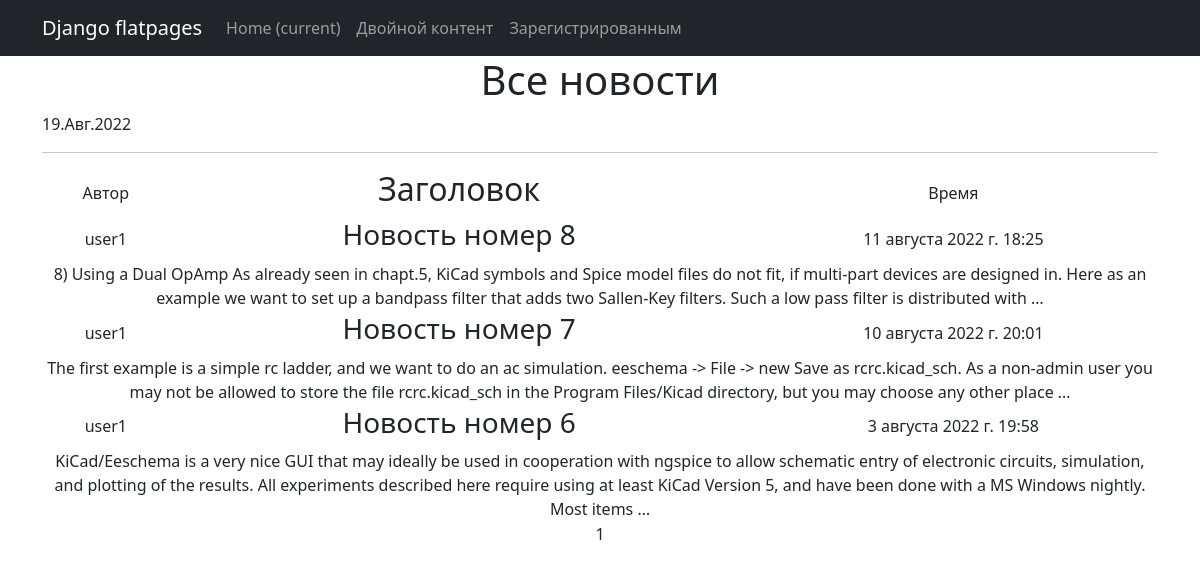
Before: /news/ with the older database file.
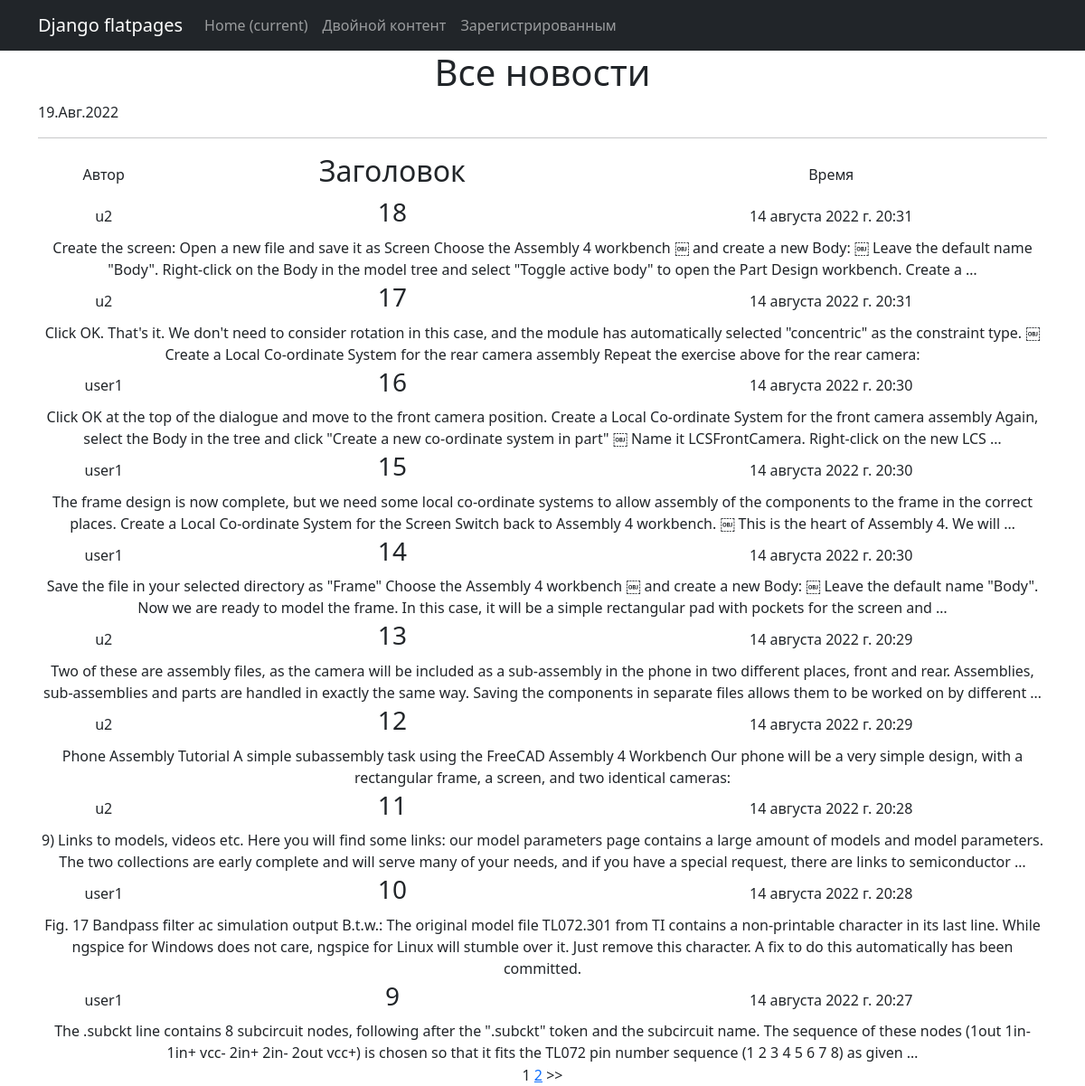
After: the same page with the newer database file.
### NewsPortal/models.py (models this page shows, shortened)
class Post(models.Model):
    article = "AR"
    news = "NS"
    POST_TYPE = [(article, 'Статья'), (news, 'Новость')]
    post_author = models.ForeignKey(Author, on_delete=models.PROTECT)
    type = models.CharField(max_length=2, choices=POST_TYPE, default=article)
    time_of_creation = models.DateTimeField(auto_now_add=True)
    category = models.ManyToManyField(Category, through="PostCategory")
    header = models.CharField(max_length=255)  # TODO
    text = models.TextField()  # TODO
    rating = models.IntegerField(default=0)

class Author(models.Model):
    author_user = models.OneToOneField(User, on_delete=models.CASCADE)
    rating = models.IntegerField(default=0)

### NewsPortal/views.py (the view)
# urls.py: path('', NewsList.as_view()),
class NewsList(ListView):
   model = Post
   ordering = '-time_of_creation'    # Поле для сортировки объектов, "-blabla" - обратный отсчёт
   template_name = 'news.html'
   context_object_name = 'news'   # Имя списка, через который обращаются ко всем объектам в html-шаблоне.
   paginate_by = 10 #TODO - разобраться с переходом к следующей странице при пажинации
   def get_queryset(self):
       queryset = super().get_queryset()
       self.filterset = NewsFilter(self.request.GET, queryset)
       return self.filterset.qs
   def get_context_data(self, **kwargs):
       context = super().get_context_data(**kwargs)
       context['time_now'] = datetime.utcnow()
       context['filterset'] = self.filterset
       return context

### templates/news.html (shortened to what this page needs)
{% extends 'flatpages/default.html' %}
{% load custom_filters %}
{% block content %}
    <h1>Все новости</h1>
    <p>{{ time_now|date:'d.M.Y' }}</p>
    <hr>
    {% if news %}
        <table>
            <tr><td>Автор</td><td><h2>Заголовок</h2></td><td>Время   </td></tr>
            {% for item in news %}
                <tr><td>{{item.post_author.author_user}}</td><td><h3>{{item.header}}</h3></td><td>{{item.time_of_creation}}</td></tr>
                <tr><td colspan="3">{{ item.text|truncatewords:50 }}</td></tr>
            {% endfor %}
        </table>
    {% else %}
        <h2>Статей нет!</h2>!
    {% endif %}
   {{ page_obj.number }}
   {% if page_obj.has_next %}
       <a href="?page={{ page_obj.next_page_number }}">{{ page_obj.next_page_number }}</a>
       &gt;&gt;
   {% endif %}
{% endblock content %}

Changed rows visible on the page:
no longer on this page (row unchanged): Post: post_author.author_user "user1", header "Новость номер 8", time_of_creation "11 августа 2022 г. 18:25", text "8) Using a Dual OpAmp As already seen in chapt.5, KiCad symbols and Spice model files do not fit, if multi-part devices are designed in. Here as an example we want to set up a bandpass filter that adds two Sallen-Key filters. Such a low pass filter is distributed with …"
no longer on this page (row unchanged): Post: post_author.author_user "user1", header "Новость номер 7", time_of_creation "10 августа 2022 г. 20:01", text "The first example is a simple rc ladder, and we want to do an ac simulation. eeschema -> File -> new Save as rcrc.kicad_sch. As a non-admin user you may not be allowed to store the file rcrc.kicad_sch in the Program Files/Kicad directory, but you may choose any other place …"
no longer on this page (row unchanged): Post: post_author.author_user "user1", header "Новость номер 6", time_of_creation "3 августа 2022 г. 19:58", text "KiCad/Eeschema is a very nice GUI that may ideally be used in cooperation with ngspice to allow schematic entry of electronic circuits, simulation, and plotting of the results. All experiments described here require using at least KiCad Version 5, and have been done with a MS Windows nightly. Most items …"
added Post: post_author.author_user "u2", header "18", time_of_creation "14 августа 2022 г. 20:31", text "Create the screen: Open a new file and save it as Screen Choose the Assembly 4 workbench ￼ and create a new Body: ￼ Leave the default name \"Body\". Right-click on the Body in the model tree and select \"Toggle active body\" to open the Part Design workbench. Create a …"
added Post: post_author.author_user "u2", header "17", time_of_creation "14 августа 2022 г. 20:31", text "Click OK. That's it. We don't need to consider rotation in this case, and the module has automatically selected \"concentric\" as the constraint type. ￼ Create a Local Co-ordinate System for the rear camera assembly Repeat the exercise above for the rear camera:"
added Post: post_author.author_user "user1", header "16", time_of_creation "14 августа 2022 г. 20:30", text "Click OK at the top of the dialogue and move to the front camera position. Create a Local Co-ordinate System for the front camera assembly Again, select the Body in the tree and click \"Create a new co-ordinate system in part\" ￼ Name it LCSFrontCamera. Right-click on the new LCS …"
added Post: post_author.author_user "user1", header "15", time_of_creation "14 августа 2022 г. 20:30", text "The frame design is now complete, but we need some local co-ordinate systems to allow assembly of the components to the frame in the correct places. Create a Local Co-ordinate System for the Screen Switch back to Assembly 4 workbench. ￼ This is the heart of Assembly 4. We will …"
added Post: post_author.author_user "user1", header "14", time_of_creation "14 августа 2022 г. 20:30", text "Save the file in your selected directory as \"Frame\" Choose the Assembly 4 workbench ￼ and create a new Body: ￼ Leave the default name \"Body\". Now we are ready to model the frame. In this case, it will be a simple rectangular pad with pockets for the screen and …"
added Post: post_author.author_user "u2", header "13", time_of_creation "14 августа 2022 г. 20:29", text "Two of these are assembly files, as the camera will be included as a sub-assembly in the phone in two different places, front and rear. Assemblies, sub-assemblies and parts are handled in exactly the same way. Saving the components in separate files allows them to be worked on by different …"
added Post: post_author.author_user "u2", header "12", time_of_creation "14 августа 2022 г. 20:29", text "Phone Assembly Tutorial A simple subassembly task using the FreeCAD Assembly 4 Workbench Our phone will be a very simple design, with a rectangular frame, a screen, and two identical cameras:"
added Post: post_author.author_user "u2", header "11", time_of_creation "14 августа 2022 г. 20:28", text "9) Links to models, videos etc. Here you will find some links: our model parameters page contains a large amount of models and model parameters. The two collections are early complete and will serve many of your needs, and if you have a special request, there are links to semiconductor …"
added Post: post_author.author_user "user1", header "10", time_of_creation "14 августа 2022 г. 20:28", text "Fig. 17 Bandpass filter ac simulation output B.t.w.: The original model file TL072.301 from TI contains a non-printable character in its last line. While ngspice for Windows does not care, ngspice for Linux will stumble over it. Just remove this character. A fix to do this automatically has been committed."
added Post: post_author.author_user "user1", header "9", time_of_creation "14 августа 2022 г. 20:27", text "The .subckt line contains 8 subcircuit nodes, following after the \".subckt\" token and the subcircuit name. The sequence of these nodes (1out 1in- 1in+ vcc- 2in+ 2in- 2out vcc+) is chosen so that it fits the TL072 pin number sequence (1 2 3 4 5 6 7 8) as given …"
Other visible differences:
{{ page_obj.next_page_number }}: (not shown) → "2"
